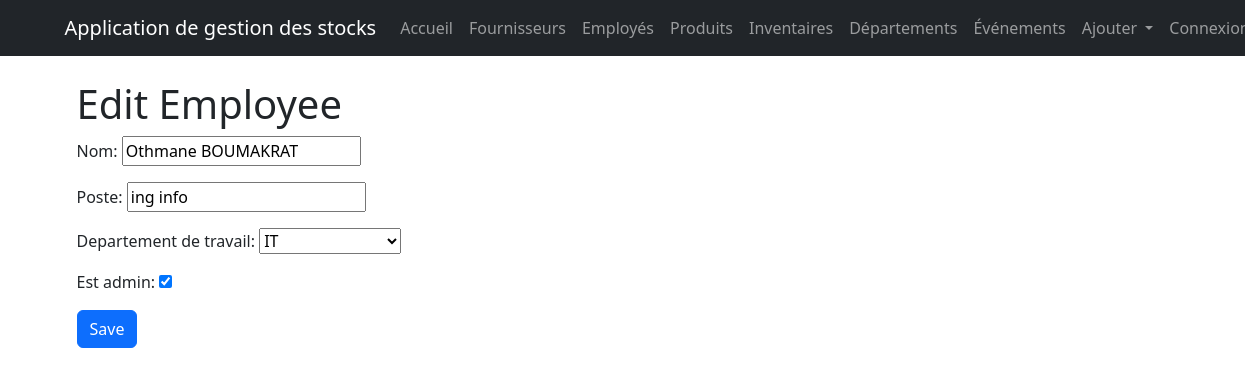
Screenshot of /employes/1/edit/ with the database file from the repository.
### BeyondComV2/models.py (models this page shows, shortened)
class Employe(models.Model):
    employe_id = models.AutoField(primary_key=True)
    nom = models.CharField(max_length=100)
    poste = models.CharField(max_length=100)
    departement_de_travail = models.ForeignKey('Departement', on_delete=models.SET_NULL, null=True)
    est_admin = models.BooleanField(default=False)

### BeyondComV2/views.py (the view)
# urls.py: path('employes/<int:pk>/edit/', employe_update, name='employe_update'),
def employe_update(request, pk):
    employe = get_object_or_404(Employe, pk=pk)
    if request.method == 'POST':
        form = EmployeForm(request.POST, instance=employe)
        if form.is_valid():
            form.save()
            return redirect('employe_list')
    else:
        form = EmployeForm(instance=employe)
    return render(request, 'BeyondComV2/employe_form.html', {'form': form})

### BeyondComV2/forms.py
class EmployeForm(forms.ModelForm):
    class Meta:
        model = Employe
        fields = ['nom', 'poste', 'departement_de_travail', 'est_admin']

### BeyondComV2/models.py (called while the page is built)
    def __str__(self):
        return self.department_name

    def handle_event_pre_date(self):
        try:
            with transaction.atomic():
                products_to_update = self.list_of_products.filter(etat_InOut='IN')
                if products_to_update.exists():
                    for inventaire in products_to_update:
                        inventaire.etat_InOut = 'OUT'
                        inventaire.save()
                    print(f"Products moved OUT for event: {self.event_name}")
                return True
        except Exception as e:
            print(f"Error in handle_event_pre_date: {str(e)}")
            return False

    def handle_event_post_date(self):
        try:
            with transaction.atomic():
                products_to_update = self.list_of_products.filter(etat_InOut='OUT')
                if products_to_update.exists():
                    for inventaire in products_to_update:
                        inventaire.etat_InOut = 'IN'
                        inventaire.save()
                    print(f"Products moved IN for event: {self.event_name}")
                return True
        except Exception as e:
            print(f"Error in handle_event_post_date: {str(e)}")
            return False

    def save(self, *args, **kwargs):
        is_new = self.pk is None
        super().save(*args, **kwargs)
        if is_new:
            current_time = timezone.now()
            if current_time >= self.event_pre_date:
                self.handle_event_pre_date()
            if current_time >= self.event_post_date:
                self.handle_event_post_date()

### BeyondComV2/templates/BeyondComV2/employe_form.html (shortened to what this page needs)
{% extends 'BeyondComV2/base.html' %}
{% block content %}
<div class="container">
    <h1>{{ form.instance.pk|yesno:"Edit Employee,Add Employee" }}</h1>
    <form method="post">
        {{ form.as_p }}
        <button type="submit" class="btn btn-primary">Save</button>
    </form>
</div>
{% endblock %}

### rows the page displays
Employe: instance.pk "Edit Employee", nom "Othmane BOUMAKRAT", poste "ing info", departement_de_travail "IT", est_admin "☑"
